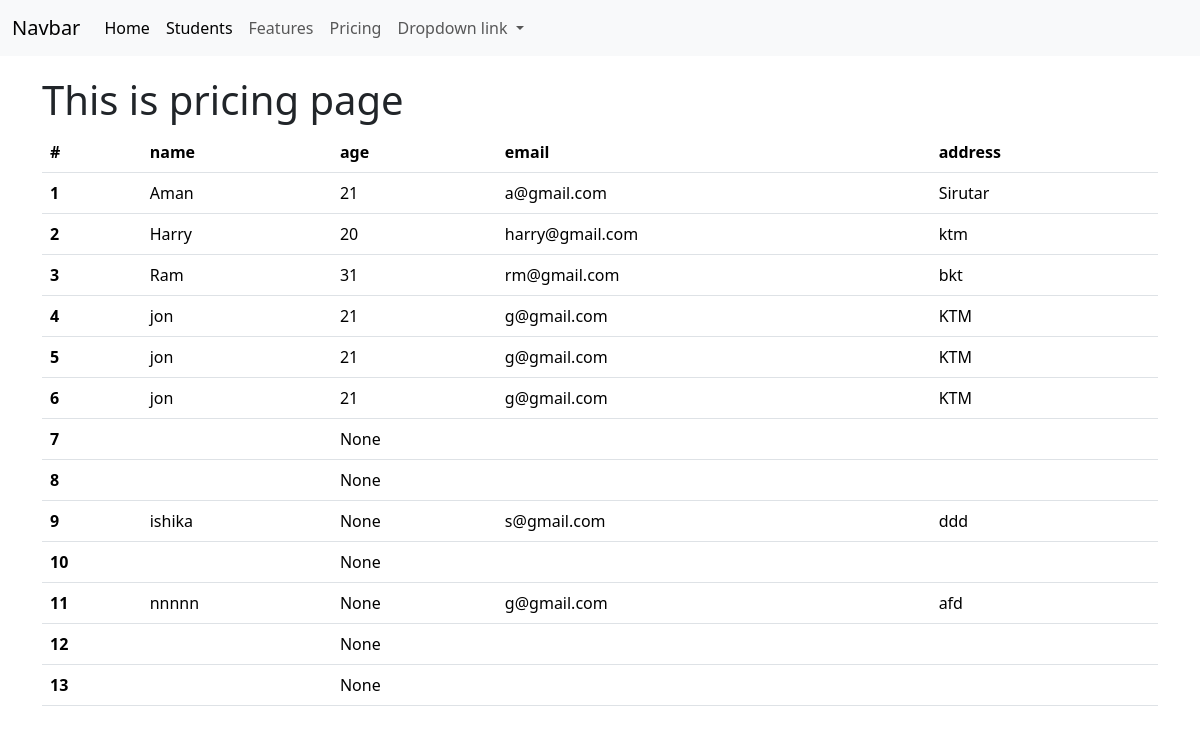
/pricing/, run on an earlier commit of the app's database.
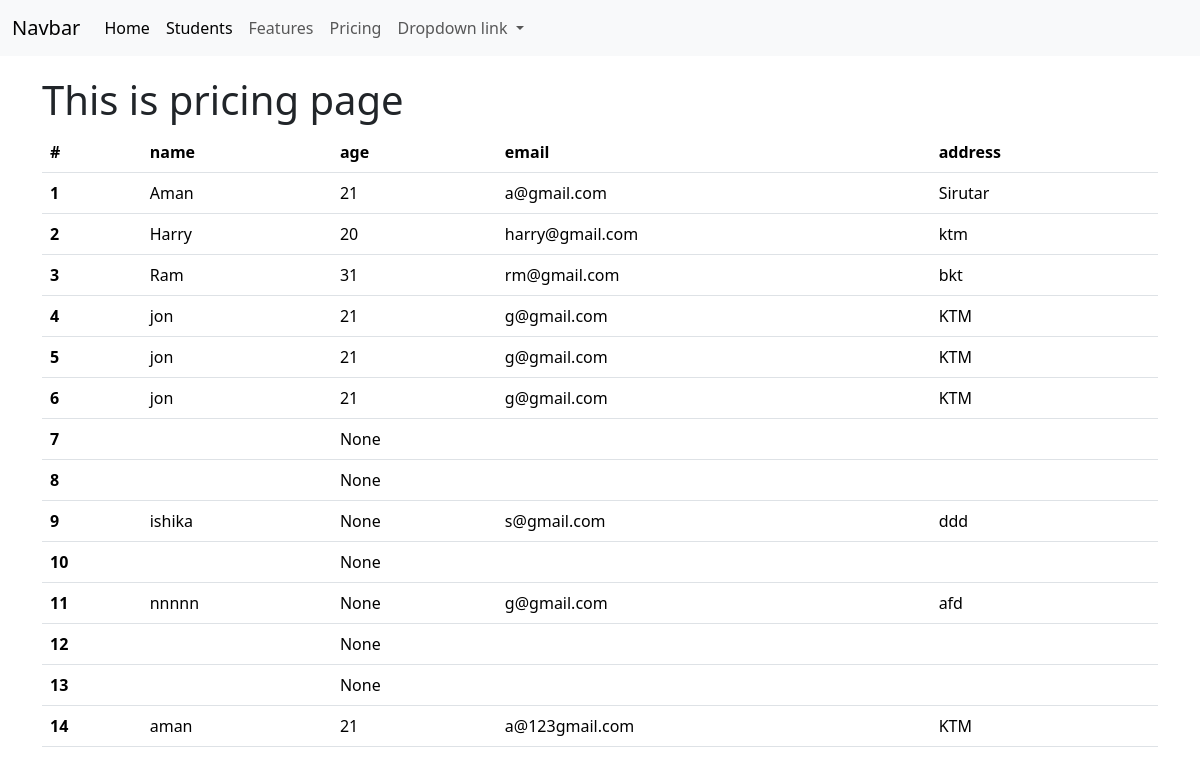
And on a later commit of the database.
### home/models.py (models this page shows, shortened)
class Student(models.Model):
    name = models.CharField(max_length=30)
    age = models.IntegerField(null=True, blank=True)
    address = models.CharField(max_length=50)
    email = models.EmailField(max_length=20)
    classroom = models.ForeignKey(ClassRoom, on_delete=models.CASCADE, related_name="classroom_student",
                               null=True, blank=True)

### home/views.py (the view)
# urls.py: path('pricing/', temp_inherit_pricing, name="temp_inherit_pricing"),
def temp_inherit_pricing(request):
    students = Student.objects.all()
    return render(request, template_name='home/temp_inherit_pricing.html',
                  context={"students": students})

### home/templates/home/temp_inherit_pricing.html
{% extends 'home/base.html' %}
{% block content %}
<h1>This is pricing page </h1>
<table class="table">
  <thead>
    <tr>
      <th scope="col">#</th>
      <th scope="col">name </th>
      <th scope="col">age</th>
      <th scope="col">email </th>
        <th scope="col">address </th>
    </tr>
  </thead>
  <tbody>
{% for student in students %}
    <tr>
      <th scope="row">{{ forloop.counter }}</th>
      <td>{{student.name}}</td>
      <td>{{student.age}}</td>
      <td>{{student.email}}</td>
        <td>{{student.address}}</td>
    </tr>
   {% endfor %}
  </tbody>
</table>
{% endblock %}

What changed in the data, as far as the page shows it:
added Student: name "aman", age "21", email "a@123gmail.com", address "KTM"
